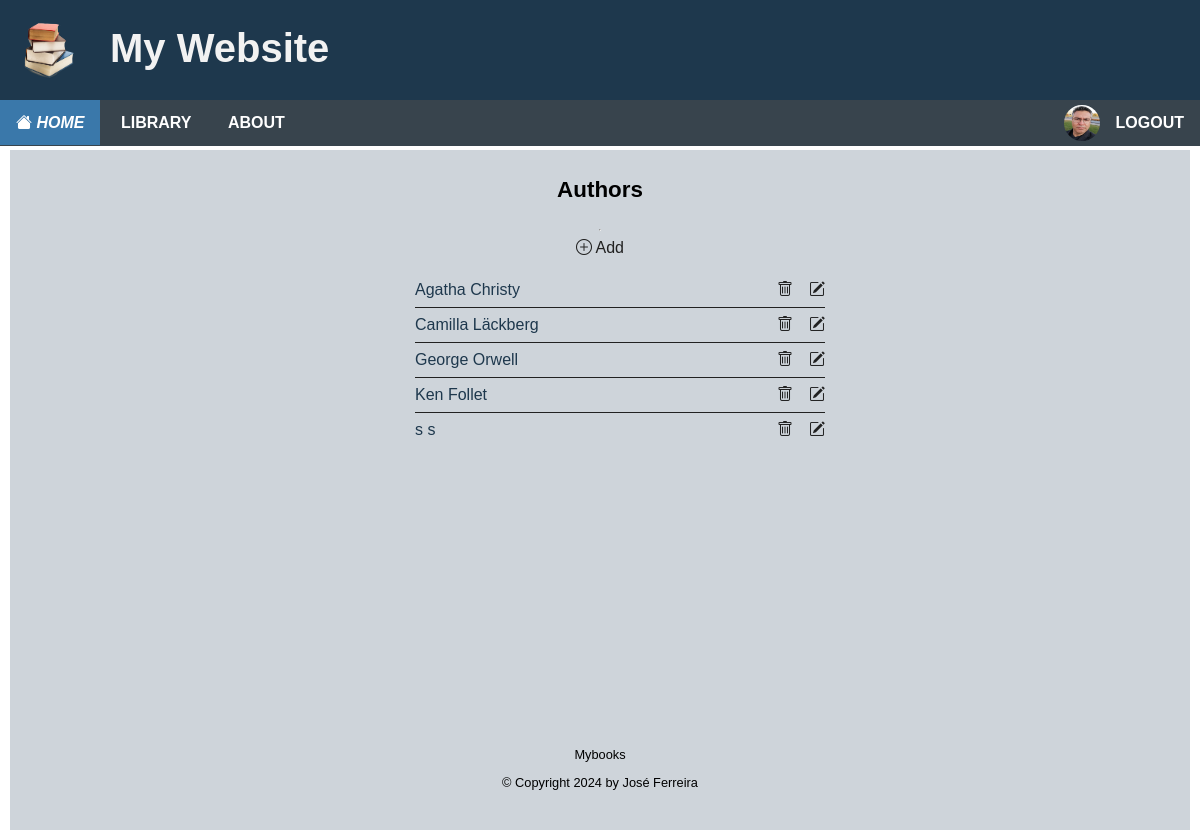
/authors/ (signed in), run on an earlier commit of the app's database.
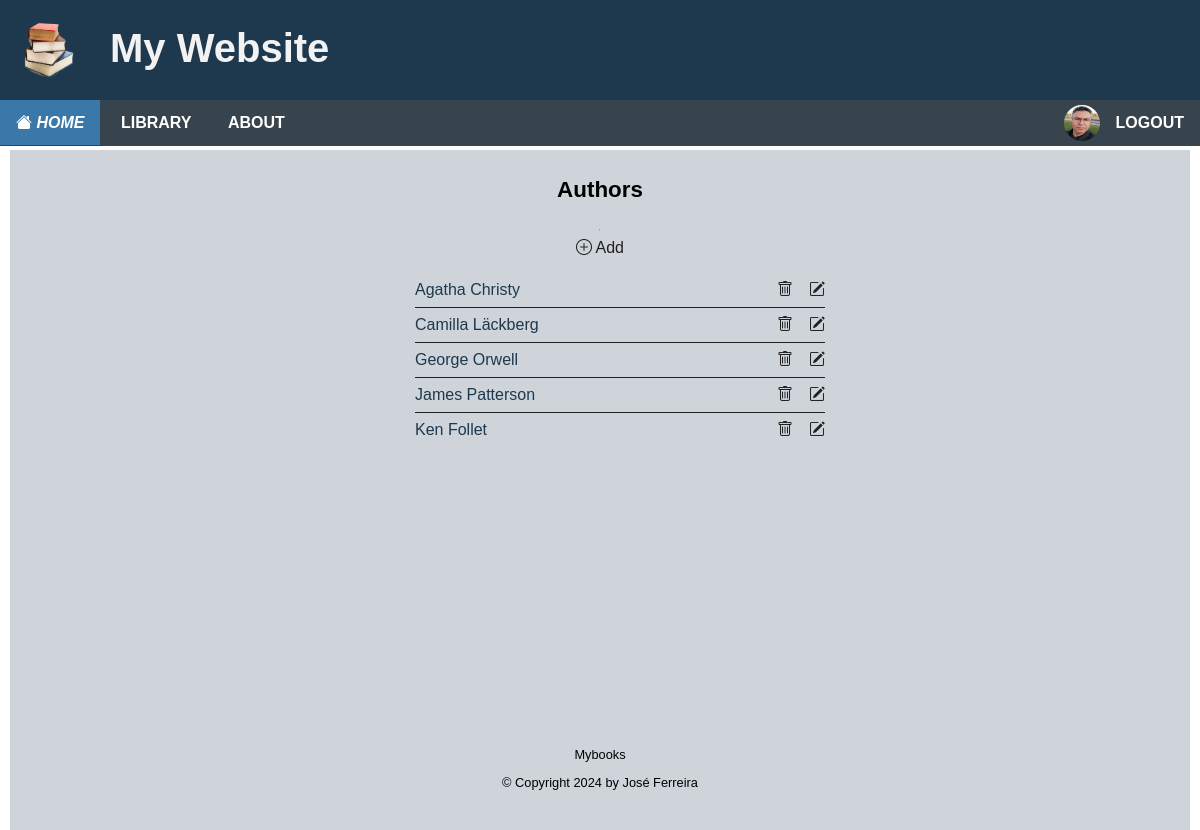
And on a later commit of the database.
### apps/books/models.py (models this page shows, shortened)
class Author(models.Model):
    first_name = models.CharField(max_length=100)
    last_name = models.CharField(max_length=100)
    date_of_birth = models.DateField(null=True, blank=True)
    date_of_death = models.DateField('Died', null=True, blank=True)
    headshot = models.ImageField(upload_to=upload_to_authors, default='author.png', null=True)
    summary = models.TextField(max_length=500, null=True, blank=True)
    created_by = models.ForeignKey(User, on_delete=models.CASCADE, default=1)
    created = models.DateTimeField(auto_now_add=True)
    modified = models.DateTimeField(auto_now=True)
    class Meta:
        ordering = ["first_name"]

### apps/books/views.py (the view)
# urls.py: path('authors/', views.AuthorList.as_view(),name='author-list'),
class AuthorList(LoginRequiredMixin, ListView):
    model = Author
    context_object_name = 'authors'
    paginate_by = 10
    def get_context_data(self, **kwargs):
        context = super().get_context_data(**kwargs)
        context['authors'] = context['authors']
        return context

### templates/books/author_list.html
{% extends "base.html" %}
{% block content %}
<div class="center-panel">
	<h2>Authors</h2>
	<hr>
	<div class="list-controls">
		<a href="{% url 'author-add' %}"><i class="bi bi-plus-circle"></i> Add</a>
	</div>
	{% if object_list %}
	<ul class="list">
		{% for author in object_list %}
			<li><a href="{%url 'author-detail' author.id %}">{{ author.first_name }} {{ author.last_name }}</a>
				 <div  class="list-controls">
				 	<a href="{%url 'author-delete' author.id %}"><i class="bi bi-trash"></i></a>
					<a href="{%url 'author-update' author.id %}"><i class="bi bi-pencil-square"></i></a>
		         </div>
		    </li>
		{% endfor %}
	{% endif %}
	</ul>
</div>
{% endblock content %}

What changed in the data, as far as the page shows it:
changed Author: first_name "s" → "James"; last_name "s" → "Patterson"; moves up the list
